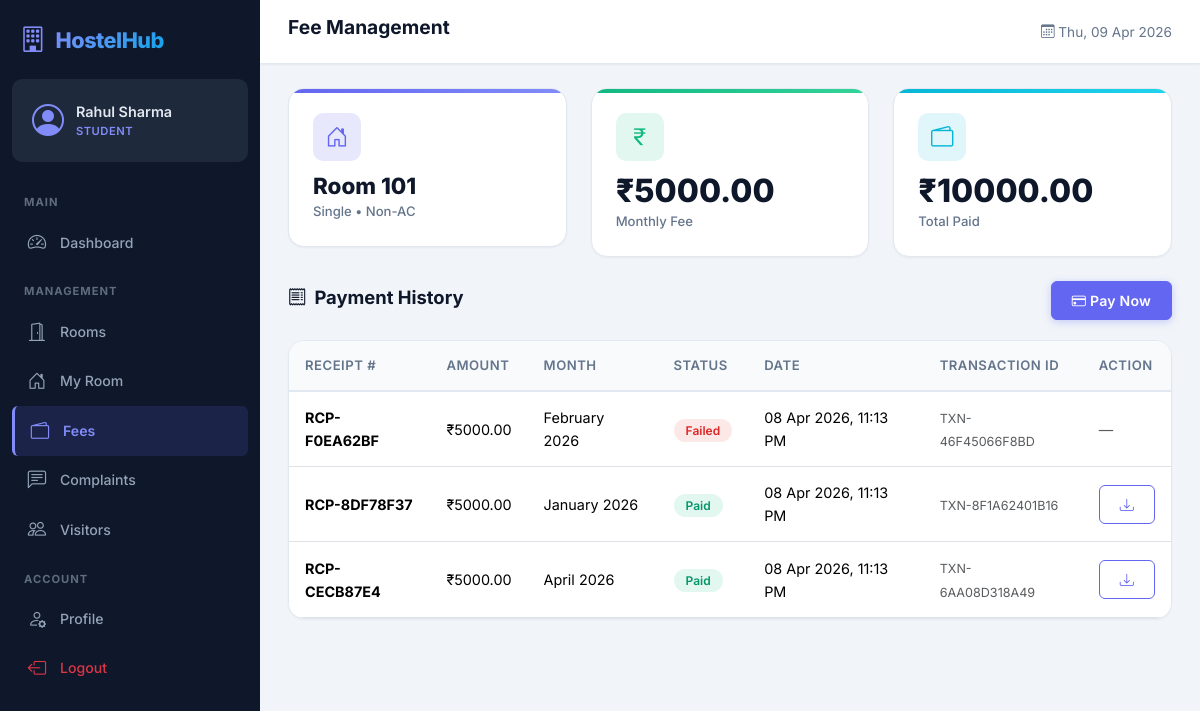
/fees/ (signed in), run on the app's committed database.
### apps/accounts/models.py (models this page shows, shortened)
class CustomUser(AbstractUser):
    ROLE_CHOICES = [
        ('student', 'Student'),
        ('admin', 'Admin'),
        ('warden', 'Warden'),
    ]
    role = models.CharField(max_length=10, choices=ROLE_CHOICES, default='student')
    phone = models.CharField(max_length=15, blank=True)
    parent_phone = models.CharField(max_length=15, blank=True, verbose_name='Parent/Guardian Phone')
    address = models.TextField(blank=True)
    institution = models.CharField(max_length=200, blank=True, verbose_name='College/Institution')
    profile_pic = models.ImageField(upload_to='profile_pics/', blank=True, null=True)
    class Meta:
        verbose_name = 'User'
        verbose_name_plural = 'Users'
    @property
    def is_student(self):
        return self.role == 'student'
    @property
    def is_hostel_admin(self):
        return self.role == 'admin' or self.is_superuser
    @property
    def is_warden(self):
        return self.role == 'warden'

### apps/rooms/models.py (models this page shows, shortened)
class Allocation(models.Model):
    student = models.ForeignKey(settings.AUTH_USER_MODEL, on_delete=models.CASCADE, related_name='allocations')
    bed = models.ForeignKey(Bed, on_delete=models.CASCADE, related_name='allocations')
    start_date = models.DateField()
    end_date = models.DateField(blank=True, null=True)
    is_active = models.BooleanField(default=True)
    allocated_by = models.ForeignKey(
        settings.AUTH_USER_MODEL, on_delete=models.SET_NULL, null=True,
        related_name='allocations_made'
    )
    created_at = models.DateTimeField(auto_now_add=True)
    notes = models.TextField(blank=True)
    class Meta:
        ordering = ['-created_at']

class Bed(models.Model):
    STATUS_CHOICES = [
        ('available', 'Available'),
        ('occupied', 'Occupied'),
        ('maintenance', 'Under Maintenance'),
    ]
    room = models.ForeignKey(Room, on_delete=models.CASCADE, related_name='beds')
    bed_label = models.CharField(max_length=10, help_text='e.g., A, B, C')
    status = models.CharField(max_length=15, choices=STATUS_CHOICES, default='available')
    class Meta:
        unique_together = ('room', 'bed_label')
        ordering = ['room', 'bed_label']

class Room(models.Model):
    ROOM_TYPE_CHOICES = [
        ('single', 'Single'),
        ('double', 'Double'),
        ('triple', 'Triple'),
        ('dormitory', 'Dormitory'),
    ]
    room_number = models.CharField(max_length=20, unique=True)
    floor = models.PositiveIntegerField(default=1)
    room_type = models.CharField(max_length=10, choices=ROOM_TYPE_CHOICES, default='double')
    total_beds = models.PositiveIntegerField(default=2)
    is_ac = models.BooleanField(default=False, verbose_name='Air Conditioned')
    monthly_rent = models.DecimalField(max_digits=10, decimal_places=2, default=5000.00)
    description = models.TextField(blank=True)
    created_at = models.DateTimeField(auto_now_add=True)
    class Meta:
        ordering = ['floor', 'room_number']

### apps/fees/models.py (models this page shows, shortened)
class FeeStructure(models.Model):
    PERIOD_CHOICES = [
        ('monthly', 'Monthly'),
        ('quarterly', 'Quarterly'),
        ('yearly', 'Yearly'),
    ]
    room_type = models.CharField(max_length=10)
    is_ac = models.BooleanField(default=False)
    amount = models.DecimalField(max_digits=10, decimal_places=2)
    fee_period = models.CharField(max_length=10, choices=PERIOD_CHOICES, default='monthly')
    description = models.TextField(blank=True)
    class Meta:
        unique_together = ('room_type', 'is_ac', 'fee_period')

class Payment(models.Model):
    STATUS_CHOICES = [
        ('pending', 'Pending'),
        ('paid', 'Paid'),
        ('failed', 'Failed'),
    ]
    student = models.ForeignKey(settings.AUTH_USER_MODEL, on_delete=models.CASCADE, related_name='payments')
    amount = models.DecimalField(max_digits=10, decimal_places=2)
    fee_month = models.CharField(max_length=20, help_text='e.g., April 2026')
    payment_date = models.DateTimeField(auto_now_add=True)
    transaction_id = models.CharField(max_length=50, unique=True, editable=False)
    status = models.CharField(max_length=10, choices=STATUS_CHOICES, default='pending')
    receipt_number = models.CharField(max_length=20, unique=True, editable=False)
    payment_method = models.CharField(max_length=30, default='Online (Mock)')
    notes = models.TextField(blank=True)
    class Meta:
        ordering = ['-payment_date']

### apps/fees/views.py (the view)
# urls.py: path('', views.fee_dashboard, name='fee_dashboard'),
@login_required
def fee_dashboard(request):
    allocation = Allocation.objects.filter(
        student=request.user, is_active=True
    ).select_related('bed', 'bed__room').first()
    fee_structure = None
    if allocation:
        room = allocation.bed.room
        fee_structure = FeeStructure.objects.filter(
            room_type=room.room_type,
            is_ac=room.is_ac
        ).first()
    payments = Payment.objects.filter(student=request.user)
    total_paid = sum(p.amount for p in payments if p.status == 'paid')
    context = {
        'allocation': allocation,
        'fee_structure': fee_structure,
        'payments': payments,
        'total_paid': total_paid,
    }
    return render(request, 'fees/fee_dashboard.html', context)

### templates/fees/fee_dashboard.html (shortened to what this page needs)
{% extends 'base.html' %}
{% block page_title %}Fee Management{% endblock %}
{% block content %}
<div class="row g-4 mb-4">
    {% if allocation %}
    <div class="col-md-4">
        <div class="stat-card primary">
            <div class="stat-icon"><i class="bi bi-house-door"></i></div>
            <div class="stat-value" style="font-size:1.4rem;">Room {{ allocation.bed.room.room_number }}</div>
            <div class="stat-label">{{ allocation.bed.room.get_room_type_display }} • {% if allocation.bed.room.is_ac %}AC{% else %}Non-AC{% endif %}</div>
        </div>
    </div>
    <div class="col-md-4">
        <div class="stat-card success">
            <div class="stat-icon"><i class="bi bi-currency-rupee"></i></div>
            <div class="stat-value">₹{{ fee_structure.amount|default:allocation.bed.room.monthly_rent }}</div>
            <div class="stat-label">Monthly Fee</div>
        </div>
    </div>
    <div class="col-md-4">
        <div class="stat-card info">
            <div class="stat-icon"><i class="bi bi-wallet2"></i></div>
            <div class="stat-value">₹{{ total_paid }}</div>
            <div class="stat-label">Total Paid</div>
        </div>
    </div>
    {% endif %}
</div>
<div class="section-header">
    <h2><i class="bi bi-receipt me-2"></i>Payment History</h2>
    {% if allocation %}
    <a href="{% url 'fees:make_payment' %}" class="btn btn-primary">
        <i class="bi bi-credit-card me-1"></i>Pay Now
    </a>
    {% endif %}
</div>
{% if payments %}
<div class="table-container">
    <div class="table-responsive">
        <table class="table">
            <thead>
                <tr>
                    <th>Receipt #</th>
                    <th>Amount</th>
                    <th>Month</th>
                    <th>Status</th>
                    <th>Date</th>
                    <th>Transaction ID</th>
                    <th>Action</th>
                </tr>
            </thead>
            <tbody>
                {% for payment in payments %}
                <tr>
                    <td><strong>{{ payment.receipt_number }}</strong></td>
                    <td>₹{{ payment.amount }}</td>
                    <td>{{ payment.fee_month }}</td>
                    <td><span class="badge-status badge-{{ payment.status }}">{{ payment.get_status_display }}</span></td>
                    <td>{{ payment.payment_date|date:"d M Y, h:i A" }}</td>
                    <td><small class="text-muted">{{ payment.transaction_id }}</small></td>
                    <td>
                        {% if payment.status == 'paid' %}
                        <a href="{% url 'fees:payment_receipt' payment.pk %}" class="btn btn-sm btn-outline-primary" title="Download Receipt">
                            <i class="bi bi-download"></i>
                        </a>
                        {% else %}
                        <span class="text-muted">—</span>
                        {% endif %}
                    </td>
                </tr>
                {% endfor %}
            </tbody>
        </table>
    </div>
</div>
{% else %}
<div class="empty-state">
    <i class="bi bi-wallet d-block"></i>
    <h3>No Payments Yet</h3>
    <p>{% if allocation %}Click "Pay Now" to make your first payment.{% else %}You need a room allocation before making payments.{% endif %}</p>
</div>
{% endif %}
{% endblock %}

### templates/base.html (shortened to what this page needs)
{% load static %}
<!DOCTYPE html>
<html lang="en" data-bs-theme="light">
<head>
    <link href="https://cdn.jsdelivr.net/npm/bootstrap@5.3.3/dist/css/bootstrap.min.css" rel="stylesheet">
    <link rel="stylesheet" href="https://cdn.jsdelivr.net/npm/bootstrap-icons@1.11.3/font/bootstrap-icons.min.css">
    <link rel="stylesheet" href="{% static 'css/style.css' %}">
</head>
<body>
    {% if user.is_authenticated %}
    <div class="app-wrapper">
        <nav class="sidebar" id="sidebar">
            <div class="sidebar-header">
                <div class="brand">
                    <i class="bi bi-building"></i>
                    <span class="brand-text">HostelHub</span>
                </div>
            </div>
            <div class="sidebar-user">
                <div class="user-avatar">
                    <i class="bi bi-person-circle"></i>
                </div>
                <div class="user-info">
                    <span class="user-name">{{ user.get_full_name|default:user.username }}</span>
                    <span class="user-role badge-role">{{ user.get_role_display }}</span>
                </div>
            </div>
            <ul class="sidebar-nav">
                <li class="nav-section">Main</li>
                <li class="nav-item {% if request.resolver_match.url_name == 'home' %}active{% endif %}">
                    <a href="{% url 'dashboard:home' %}">
                        <i class="bi bi-speedometer2"></i>
                        <span>Dashboard</span>
                    </a>
                </li>
                <li class="nav-section">Management</li>
                <li class="nav-item {% if 'rooms' in request.resolver_match.app_name %}active{% endif %}">
                    <a href="{% url 'rooms:room_list' %}">
                        <i class="bi bi-door-open"></i>
                        <span>Rooms</span>
                    </a>
                </li>
                {% if user.is_student %}
                <li class="nav-item">
                    <a href="{% url 'rooms:my_room' %}">
                        <i class="bi bi-house-door"></i>
                        <span>My Room</span>
                    </a>
                </li>
                {% endif %}
                <li class="nav-item {% if 'fees' in request.resolver_match.app_name %}active{% endif %}">
                    <a href="{% url 'fees:fee_dashboard' %}">
                        <i class="bi bi-wallet2"></i>
                        <span>Fees</span>
                    </a>
                </li>
                <li class="nav-item {% if 'complaints' in request.resolver_match.app_name %}active{% endif %}">
                    <a href="{% url 'complaints:complaint_list' %}">
                        <i class="bi bi-chat-left-text"></i>
                        <span>Complaints</span>
                    </a>
                </li>
                <li class="nav-item {% if 'visitors' in request.resolver_match.app_name %}active{% endif %}">
                    <a href="{% url 'visitors:visitor_list' %}">
                        <i class="bi bi-people"></i>
                        <span>Visitors</span>
                    </a>
                </li>
                <li class="nav-section">Account</li>
                <li class="nav-item {% if request.resolver_match.url_name == 'profile' %}active{% endif %}">
                    <a href="{% url 'accounts:profile' %}">
                        <i class="bi bi-person-gear"></i>
                        <span>Profile</span>
                    </a>
                </li>
                <li class="nav-item">
                    <a href="{% url 'accounts:logout' %}" class="text-danger">
                        <i class="bi bi-box-arrow-left"></i>
                        <span>Logout</span>
                    </a>
                </li>
            </ul>
        </nav>
        <main class="main-content">
            <header class="top-navbar">
                <h1 class="page-title">{% block page_title %}Dashboard{% endblock %}</h1>
                <div class="navbar-actions">
                    <span class="welcome-text d-none d-sm-inline">
                        <i class="bi bi-calendar3"></i>
                        {% now "D, d M Y" %}
                    </span>
                </div>
            </header>
            <div class="content-area">
                {% block content %}{% endblock %}
            </div>
        </main>
    </div>
    {% endif %}
</body>
</html>

### data on the page
CustomUser: get_full_name "Rahul Sharma", role "STUDENT"
Allocation: bed.room.room_number "101", bed.room.room_type "Single"
FeeStructure: amount "5000.00"
Payment: receipt_number "RCP-F0EA62BF", amount "5000.00", fee_month "February 2026", status "Failed", payment_date "08 Apr 2026, 11:13 PM", transaction_id "TXN-46F45066F8BD"
Payment: receipt_number "RCP-8DF78F37", amount "5000.00", fee_month "January 2026", status "Paid", payment_date "08 Apr 2026, 11:13 PM", transaction_id "TXN-8F1A62401B16"
Payment: receipt_number "RCP-CECB87E4", amount "5000.00", fee_month "April 2026", status "Paid", payment_date "08 Apr 2026, 11:13 PM", transaction_id "TXN-6AA08D318A49"

### other printed values
{{ total_paid }} "10000.00"
